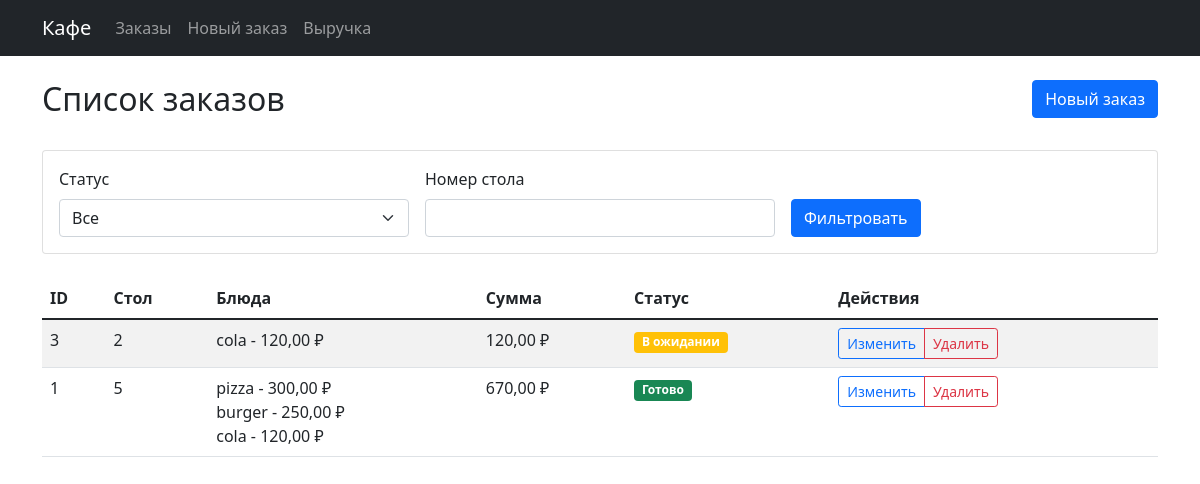
The page / on the database its author committed.
### orders/models.py (models this page shows, shortened)
class Order(models.Model):
    STATUS_CHOICES = [
        ('pending', 'В ожидании'),
        ('ready', 'Готово'),
        ('paid', 'Оплачено'),
    ]
    table_number = models.PositiveIntegerField(validators=[MinValueValidator(1)])
    total_price = models.DecimalField(max_digits=10, decimal_places=2, default=0)
    status = models.CharField(max_length=10, choices=STATUS_CHOICES, default='pending')
    created_at = models.DateTimeField(auto_now_add=True)
    updated_at = models.DateTimeField(auto_now=True)

class OrderItem(models.Model):
    name = models.CharField(max_length=100)
    price = models.DecimalField(max_digits=10, decimal_places=2, validators=[MinValueValidator(0)])
    order = models.ForeignKey('Order', related_name='items', on_delete=models.CASCADE)

### orders/views.py (the view)
# urls.py: path('', views.OrderListView.as_view(), name='order-list'),
class OrderListView(ListView):
    model = Order
    template_name = 'orders/order_list.html'
    context_object_name = 'orders'
    def get_queryset(self):
        queryset = Order.objects.all()
        status = self.request.GET.get('status')
        table = self.request.GET.get('table')
        if status:
            queryset = queryset.filter(status=status)
        if table:
            queryset = queryset.filter(table_number=table)
        return queryset.order_by('-created_at')

### orders/templates/orders/order_list.html (shortened to what this page needs)
{% extends 'orders/base.html' %}
{% block content %}
<div class="row mb-4">
    <div class="col">
        <h2>Список заказов</h2>
    </div>
    <div class="col-auto">
        <a href="{% url 'order-create' %}" class="btn btn-primary">Новый заказ</a>
    </div>
</div>
<div class="card mb-4">
    <div class="card-body">
        <form method="get" class="row g-3">
            <div class="col-md-4">
                <label class="form-label">Статус</label>
                <select name="status" class="form-select">
                    <option value="">Все</option>
                </select>
            </div>
            <div class="col-md-4">
                <label class="form-label">Номер стола</label>
                <input type="number" name="table" class="form-control" value="{{ request.GET.table }}">
            </div>
            <div class="col-md-4">
                <label class="form-label">&nbsp;</label>
                <button type="submit" class="btn btn-primary d-block">Фильтровать</button>
            </div>
        </form>
    </div>
</div>
<div class="table-responsive">
    <table class="table table-striped">
        <thead>
            <tr>
                <th>ID</th>
                <th>Стол</th>
                <th>Блюда</th>
                <th>Сумма</th>
                <th>Статус</th>
                <th>Действия</th>
            </tr>
        </thead>
        <tbody>
            {% for order in orders %}
            <tr>
                <td>{{ order.id }}</td>
                <td>{{ order.table_number }}</td>
                <td>
                    <ul class="list-unstyled mb-0">
                        {% for item in order.items.all %}
                        <li>{{ item.name }} - {{ item.price }} ₽</li>
                        {% endfor %}
                    </ul>
                </td>
                <td>{{ order.total_price }} ₽</td>
                <td>
                    <span class="badge {% if order.status == 'pending' %}bg-warning{% elif order.status == 'ready' %}bg-success{% else %}bg-info{% endif %}">
                        {{ order.get_status_display }}
                    </span>
                </td>
                <td>
                    <div class="btn-group">
                        <a href="{% url 'order-update' order.pk %}" class="btn btn-sm btn-outline-primary">Изменить</a>
                        <a href="{% url 'order-delete' order.pk %}" class="btn btn-sm btn-outline-danger">Удалить</a>
                    </div>
                </td>
            </tr>
            {% empty %}
            <tr>
                <td colspan="6" class="text-center">Нет заказов</td>
            </tr>
            {% endfor %}
        </tbody>
    </table>
</div>
{% endblock %}

### orders/templates/orders/base.html (shortened to what this page needs)
<!DOCTYPE html>
<html lang="ru">
<head>
    <link href="https://cdn.jsdelivr.net/npm/bootstrap@5.1.3/dist/css/bootstrap.min.css" rel="stylesheet">
</head>
<body>
    <nav class="navbar navbar-expand-lg navbar-dark bg-dark mb-4">
        <div class="container">
            <a class="navbar-brand" href="/">Кафе</a>
            <div class="collapse navbar-collapse" id="navbarNav">
                <ul class="navbar-nav">
                    <li class="nav-item">
                        <a class="nav-link" href="/">Заказы</a>
                    </li>
                    <li class="nav-item">
                        <a class="nav-link" href="/order/new/">Новый заказ</a>
                    </li>
                    <li class="nav-item">
                        <a class="nav-link" href="/revenue/">Выручка</a>
                    </li>
                </ul>
            </div>
        </div>
    </nav>
    <div class="container">
        {% block content %}
        {% endblock %}
    </div>
</body>
</html>

### rows shown on the page
Order: id "3", table_number "2", total_price "120,00", status "В ожидании"
OrderItem: name "cola", price "120,00"
Order: id "1", table_number "5", total_price "670,00", status "Готово"
OrderItem: name "pizza", price "300,00"
OrderItem: name "burger", price "250,00"
OrderItem: name "cola", price "120,00"
